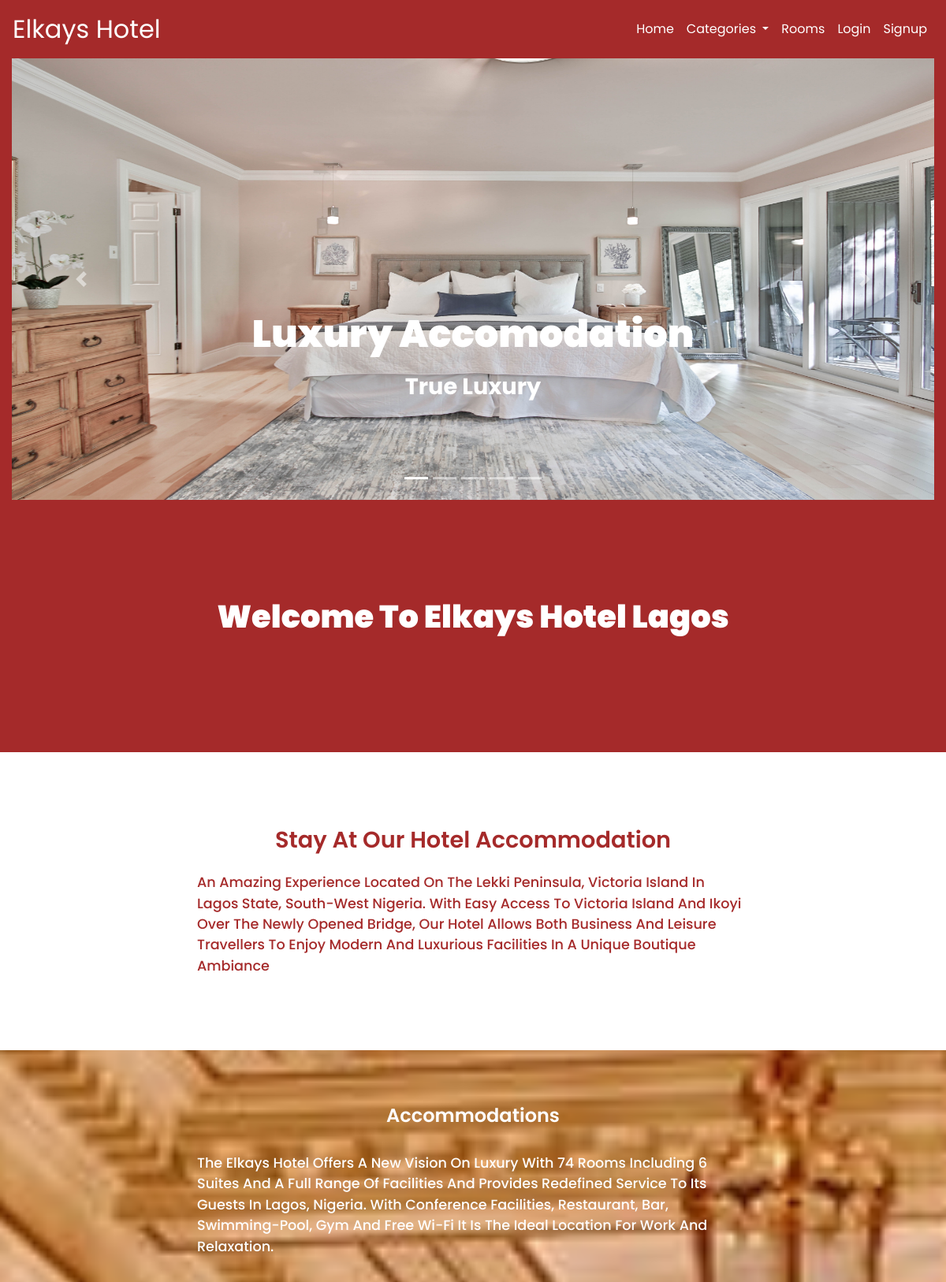
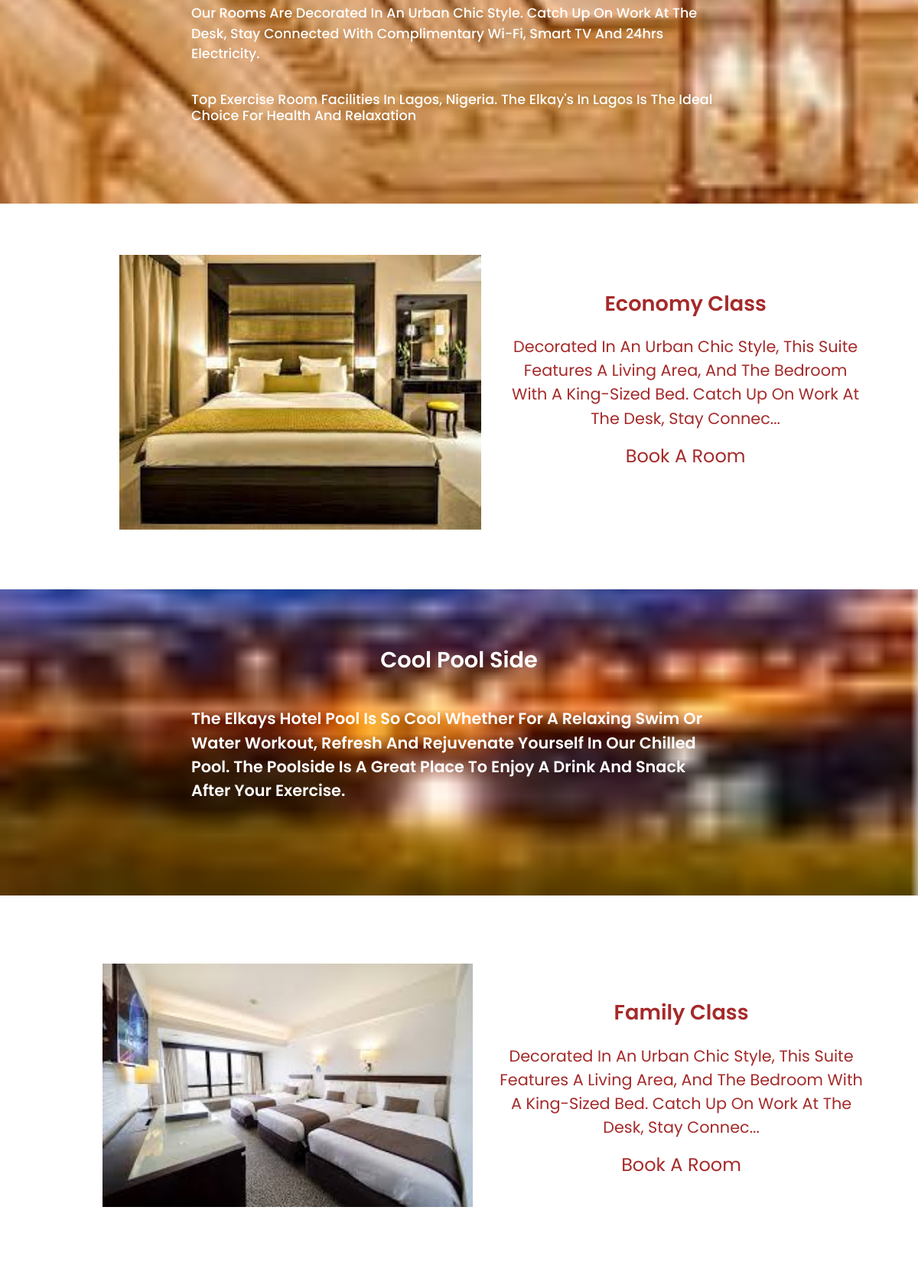
The page / (upper part) on the database its author committed (2 pictures, top to bottom).
### hotel/models.py (models this page shows, shortened)
class Room(models.Model):
    ROOM_CATEGORIES=(
        ('ECO', 'ECONOMY'),
        ('FAM', 'FAMILY'),
        ('BUS', 'BUSINESS'),
    )
    category = models.ForeignKey(Category, on_delete=models.CASCADE)
    name = models.CharField(max_length=50)
    number = models.IntegerField()
    image = models.ImageField(upload_to='products', default='pix.jpg')
    beds = models.IntegerField()
    capacity = models.IntegerField()
    price = models.IntegerField()
    description = models.TextField()
    available = models.BooleanField(default=True)
    eco = models.BooleanField(default=False)
    fam = models.BooleanField(default=False)
    biz = models.BooleanField(default=False)
    min_order = models.IntegerField(default=1)
    max_order = models.IntegerField(default=3)

### hotel/views.py (the view)
# urls.py: path('', views.index, name='index'),
def index(request):
    available = Room.objects.filter(available=True)
    eco = Room.objects.filter(eco=True).first()
    fam = Room.objects.filter(fam=True).first()
    biz = Room.objects.filter(biz=True).first()
    context = {
        'available':available,
        'eco':eco,
        'fam':fam,
        'biz':biz,
    }
    return render(request, 'index.html', context)

### hotel/context_processor.py (called while the page is built)
def booking_viewread(request):
    booking_view=Booking.objects.filter(user__username=request.user.username, paid_order=False)
    booking_viewreader=0
    for item in booking_view:
        booking_viewreader += item.days
    context={
        'booking_viewreader':booking_viewreader
    }
    return context

def dropdown(request):
    categories = Category.objects.all()
    context = {
        'categories':categories
    }
    return context

### hotel/templates/index.html (shortened to what this page needs)
{% extends 'base.html' %}
{% load static %}
 {% block banner %} {% include "banner.html" %} {% endblock banner %}
{% block content %}
<div class="content">
       <h1 class="title">Welcome to Elkays Hotel Lagos</h1>
     </div>
     <div class="content1">
       <h4>Stay at our hotel accommodation</h4>
       <p>An amazing experience located on the Lekki Peninsula, Victoria Island in Lagos state, south-west Nigeria.
         With easy access to Victoria Island and Ikoyi over the newly opened bridge, our hotel allows both business and leisure travellers to enjoy modern and luxurious facilities in a unique boutique ambiance
         </p>
     </div>
     <div class="content2" style="height: 70vh;">
       <h4>Accommodations</h4>
       <p>The Elkays Hotel offers a new vision on luxury with 74 rooms including 6 suites and a full range of facilities and provides redefined service to its guests in Lagos, Nigeria. With conference facilities,
         restaurant, bar, swimming-pool, gym and free Wi-Fi it is the ideal location for work and relaxation.</p>
         <p>Our rooms are decorated in an urban chic style. Catch up on work at the desk, stay connected with complimentary Wi-Fi, Smart TV and 24hrs electricity.</p>
       <h6>Top Exercise Room Facilities in Lagos, Nigeria. The Elkay's in Lagos is the ideal choice for health and relaxation</h6>
     </div>
     <div class="container">
       <div class="row top">
         <div class="col-12 col-lg-6">
           <div class="img">
                 <img src="{{eco.image.url}}">
           </div>
         </div>
         <div class="col-12 col-lg-6 mt-5 text-center">
           <h3>Economy class</h3>
           <p>{{eco.description|slice:150}}...</p>
           <a href="{% url 'rooms' %}">Book a Room</a>
         </div>
       </div>
     </div>
     <div class="conta">
       <h4>cool pool side</h4>
       <p>The Elkays Hotel pool is so cool Whether for a relaxing swim or water workout, refresh and rejuvenate yourself in our chilled pool.
         The poolside is a great place to enjoy a drink and snack after your exercise.
     </div>
     <div class="container topb">
       <div class="row top2">
         <div class="col-12 col-lg-6">
           <div class="img">
               <img src="{{fam.image.url}}">
           </div>
         </div>
         <div class="col-12 col-lg-6 mt-5 text-center">
           <h3>Family class</h3>
           <p>{{fam.description|slice:150}}...</p>
           <a href="{% url 'rooms' %}">Book a Room</a>
         </div>
       </div>
     </div>
{% endblock content %}

### hotel/static/css/hotel.css (style rules this page uses)
* { margin: 0; padding: 0; box-sizing: border-box; font-family: 'Poppins', sans-serif; text-transform: capitalize; text-decoration: none; }
html { scroll-behavior: smooth; }
.content { height: 40vh; align-items: center; text-transform: capitalize; background: brown; color: white; }
.content2 { background: url(../imgg/lobby.jpeg); height: 62vh; background-position: center; background-repeat: no-repeat; background-size: cover; width: 100%; background-attachment: fixed; color: white; }
.conta, .contb, .contc, .content, .content1, .content2 { display: grid; justify-items: center; align-items: center; text-transform: capitalize; padding-left: 1%; padding-right: 1%; }
.content h1 { font-size: 2.5em; font-weight: 900; margin-bottom: 2%; }
.content1 h4 { font-size: 1.8em; font-weight: 600; margin-top: 8%; margin-bottom: 2%; color: brown; }
.content1 p { font-size: 1.1em; font-weight: 500; margin-bottom: 8%; max-width: 700px; color: brown; }
.content2 h4 { font-size: 1.5em; font-weight: 600; margin-top: 5%; margin-bottom: 1%; color: white; }
.content2 p { font-size: 1.1em; font-weight: 500; max-width: 700px; color: white; }
.content2 h6 { font-size: 1.1em; font-weight: 500; max-width: 700px; color: white; margin-bottom: 8%; }
.conta { background: url(../imgg/pool3.jpeg); height: 50vh; background-position: center; background-repeat: no-repeat; background-size: cover; width: 100%; background-attachment: fixed; color: white; }
.contc h4, .conta h4, .contb h4 { font-size: 1.8em; font-weight: 600; margin-top: 6%; margin-bottom: 3%; }
.contc p, .conta p, .contb p { font-size: 1.3em; font-weight: 600; max-width: 700px; z-index: 10; margin-bottom: 10%; }
.top { padding: 4% 2% 5% 10%; margin-top: 2%; margin-bottom: 2%; text-align: center; }
.top2 { padding: 4% 2% 5% 8%; margin-top: 4%; margin-bottom: 4%; text-align: center; }
.top2 h3, .top h3 { font-size: 1.7em; font-weight: 600; color: brown; margin-bottom: 5%; text-align: center; }
.top2 p, .top p { font-size: 1.3em; font-weight: 400; color: brown; text-align: center; }
.top2 a, .top a { font-size: 1.5em; font-weight: 400; color: brown; text-decoration: none; cursor: pointer; text-align: center; }
.img { width: 100%; background: brown; }
.img img { width: 100%; }

### rows shown on the page
Room: image (picture), description "Decorated In An Urban Chic Style, This Suite Features A Living Area, And The Bedroom With A King-Sized Bed. Catch Up On Work At The Desk, Stay Connec"
Room: image (picture), description "Decorated In An Urban Chic Style, This Suite Features A Living Area, And The Bedroom With A King-Sized Bed. Catch Up On Work At The Desk, Stay Connec"
